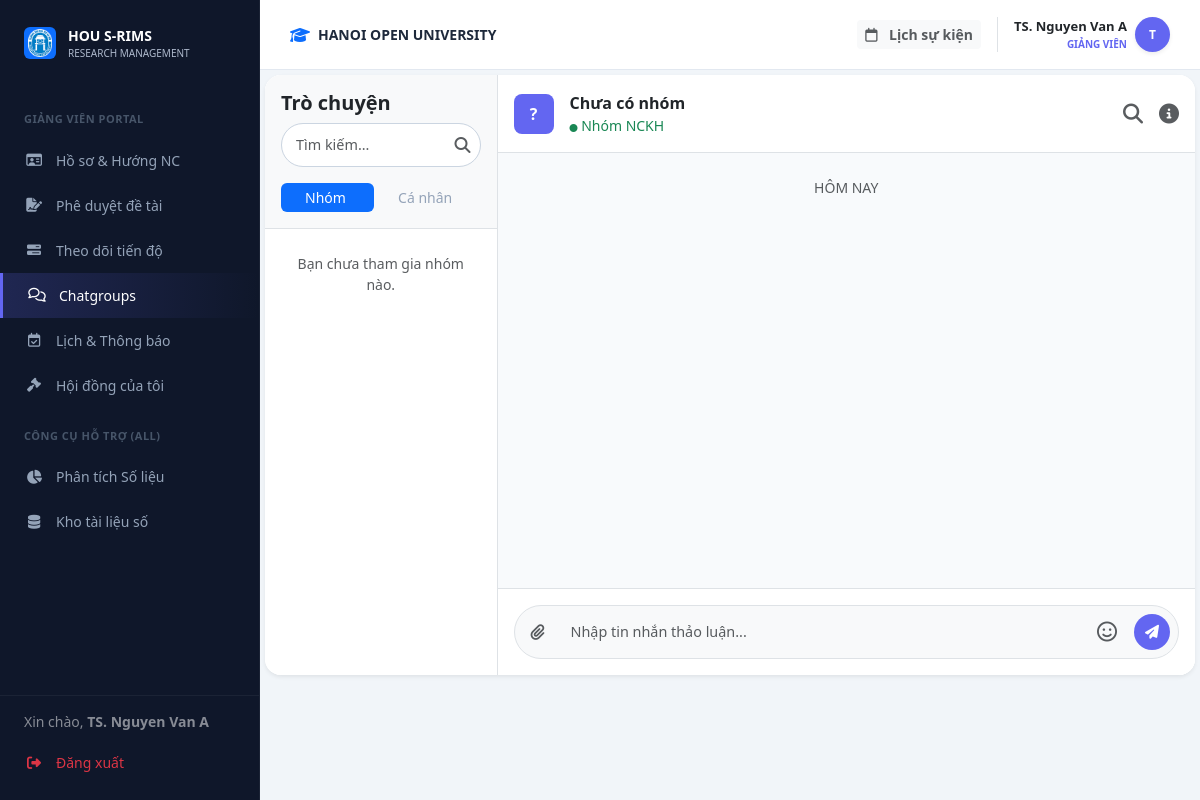
/lecturer/chat (signed in), run on the app's committed database.
### models.py (models this page shows)
class User(db.Model):
    __tablename__ = 'users'
    id = db.Column(db.Integer, primary_key=True)
    username = db.Column(db.String(50), unique=True, nullable=False)
    password_hash = db.Column(db.String(128), nullable=False)
    full_name = db.Column(db.String(100), nullable=False)
    email = db.Column(db.String(120), unique=True, nullable=False)
    phone = db.Column(db.String(20), nullable=True)
    bio = db.Column(db.Text, nullable=True)
    role = db.Column(db.String(20), nullable=False) # Admin, Lecturer, Student
    student_id = db.Column(db.String(20), nullable=True)   # MSSV for students
    faculty = db.Column(db.String(100), nullable=True)      # faculty / department
    topics_mentored = db.relationship('Topic', backref='mentor', lazy=True)
    group_memberships = db.relationship('GroupMember', backref='student', lazy=True)

### routes/lecturer_bp.py (the view)
@lecturer_bp.route('/chat')
def chat():
    user_id = session.get('user_id')
    my_topics = Topic.query.join(Batch).filter(Topic.mentor_id == user_id, Topic.status == 'approved', Batch.status == 'active').all()
    group_ids = [t.group_id for t in my_topics if t.group_id]
    my_groups = Group.query.filter(Group.id.in_(group_ids)).all() if group_ids else []
    target_id = request.args.get('target_id')
    target_user = None
    if target_id:
        target_user = User.query.get(target_id)
    return render_template('lecturer/chat.html', my_groups=my_groups, target_user=target_user)

### routes/lecturer_bp.py (called while the page is built)
@lecturer_bp.before_request
def require_lecturer():
    if session.get('role') != 'lecturer':
        return redirect(url_for('auth.login'))

@lecturer_bp.context_processor
def inject_common_data():
    user_id = session.get('user_id')
    current_user = User.query.get(user_id) if user_id else None
    current_year = session.get('academic_year', '2025-2026')
    active_batch = Batch.query.filter_by(academic_year=current_year, status='active').first()
    global_pending_topics_count = Topic.query.join(Batch).filter(Topic.mentor_id == user_id, Topic.status == 'pending', Batch.status == 'active').count() if user_id else 0
    global_my_groups_count = Topic.query.join(Batch).filter(Topic.mentor_id == user_id, Topic.status == 'approved', Topic.group_id.isnot(None), Batch.status == 'active').count() if user_id else 0
    return dict(current_user=current_user, current_time=datetime.utcnow(), active_batch=active_batch, global_pending_topics_count=global_pending_topics_count, global_my_groups_count=global_my_groups_count)

### templates/lecturer/chat.html (shortened to what this page needs)
{% extends "layouts/lecturer_layout.html" %}
{% block lecturer_content %}
<div id="view-l-chat" class="fade-in ">
                <div class="card border-0 shadow-sm rounded-4 overflow-hidden" style="height: 600px;">
                    <div class="row g-0 h-100">
                        <div class="col-md-3 border-end bg-white d-flex flex-column">
                            <div class="p-3 border-bottom bg-light">
                                <h5 class="mb-2 fw-bold">Trò chuyện</h5>
                                <div class="position-relative mb-3">
                                    <input type="text" id="user-search-input" class="form-control form-control-sm rounded-pill pe-4" placeholder="Tìm kiếm..." autocomplete="off">
                                    <i class="fa-solid fa-magnifying-glass position-absolute text-muted" style="top: 50%; right: 10px; transform: translateY(-50%);"></i>
                                </div>
                                <ul class="nav nav-pills nav-fill nav-sm" id="chat-tabs" role="tablist">
                                    <li class="nav-item" role="presentation">
                                        <button class="nav-link active py-1" id="groups-tab" data-bs-toggle="tab" data-bs-target="#groups-pane" type="button" role="tab">Nhóm</button>
                                    </li>
                                    <li class="nav-item" role="presentation">
                                        <button class="nav-link py-1" id="private-tab" data-bs-toggle="tab" data-bs-target="#private-pane" type="button" role="tab">Cá nhân</button>
                                    </li>
                                </ul>
                            </div>
                            <div class="tab-content flex-grow-1 overflow-hidden d-flex flex-column">
                                <div class="tab-pane fade show active flex-grow-1 overflow-auto" id="groups-pane" role="tabpanel">
                                    <div class="list-group list-group-flush">
                                    {% if my_groups %}
                                        {% for g in my_groups %}
                                        <a href="#" class="list-group-item list-group-item-action border-0 p-3 chat-group-item" data-group-id="{{ g.id }}" onclick="updateChatHeader('{{ g.name }}', {{ g.id }})">
                                            <div class="d-flex align-items-center gap-3">
                                                <div class="bg-primary text-white rounded-circle d-flex align-items-center justify-content-center flex-shrink-0" style="width: 40px; height: 40px; background-color: #6366f1 !important;"><i class="fa-solid fa-users"></i></div>
                                                <div class="overflow-hidden">
                                                    <div class="d-flex justify-content-between">
                                                        <span class="fw-bold text-dark text-truncate">{{ g.name }}</span>
                                                    </div>
                                                    <small class="text-muted text-truncate d-block">Nhóm ID: {{ g.id }}</small>
                                                </div>
                                            </div>
                                        </a>
                                        {% endfor %}
                                    {% else %}
                                        <div class="text-muted small text-center p-4">Bạn chưa tham gia nhóm nào.</div>
                                    {% endif %}
                                    </div>
                                </div>
                            </div>
                        </div>
                        <div id="main-chat-area" class="col-md-9 d-flex flex-column bg-white h-100 transition-all">
                            <div class="p-3 border-bottom d-flex justify-content-between align-items-center">
                                <div class="d-flex align-items-center gap-3">
                                    <div class="bg-primary text-white rounded-3 d-flex align-items-center justify-content-center fw-bold" id="chat-header-avatar" style="width: 40px; height: 40px; background-color: #6366f1 !important;">{{ my_groups[0].id if my_groups else '?' }}</div>
                                    <div><div class="fw-bold" id="chat-header-name">{{ my_groups[0].name if my_groups else 'Chưa có nhóm' }}</div><div class="small text-success"><i class="fa-solid fa-circle" style="font-size: 8px;"></i> Nhóm NCKH</div></div>
                                </div>
                                <div class="d-flex align-items-center gap-3 text-muted fs-5">
                                    <i class="fa-solid fa-magnifying-glass cursor-pointer" id="chat-search-btn" title="Tìm kiếm"></i>
                                    <i class="fa-solid fa-circle-info cursor-pointer" id="chat-info-btn" title="Thông tin hội thoại"></i>
                                </div>
                            </div>
                            <div id="chat-messages-container" class="flex-grow-1 p-4 chat-scroll" style="background-color: #f8fafc; overflow-y: auto;">
                                <div class="text-center small text-muted mb-4">HÔM NAY</div>
                            </div>
                            <div class="p-3 bg-white border-top">
                                <div class="input-group bg-light rounded-pill p-1 border">
                                    <button class="btn btn-link text-muted" onclick="document.getElementById('chat-file-input').click()"><i class="fa-solid fa-paperclip"></i></button>
                                    <input type="text" id="chat-input-field" class="form-control border-0 bg-transparent shadow-none" placeholder="Nhập tin nhắn thảo luận...">
                                    <div class="position-relative">
                                        <button class="btn btn-link text-muted fs-5" id="emoji-picker-btn" title="Gửi Emoji/Sticker"><i class="fa-regular fa-face-smile"></i></button>
                                    </div>
                                    <button id="chat-send-btn" class="btn btn-primary rounded-circle m-1 d-flex align-items-center justify-content-center" style="width: 36px; height: 36px; background-color: #6366f1; border: none;" onclick="sendChatMessage(activeChatId)"><i class="fa-solid fa-paper-plane text-white" style="font-size: 14px;"></i></button>
                                </div>
                            </div>
                        </div>
                    </div>
                </div>
        </div>
{% endblock %}

### templates/layouts/lecturer_layout.html (shortened to what this page needs)
{% extends "base.html" %}
{% block content %}
        <div class="top-bar">
            <div class="d-flex align-items-center gap-2">
                <i class="fa-solid fa-graduation-cap text-primary"></i>
                <span class="fw-bold text-uppercase small">HANOI OPEN UNIVERSITY</span>
            </div>
            <div class="d-flex align-items-center gap-3">
                <button class="btn btn-light border-0 btn-sm fw-bold text-muted" onclick="switchTab('l-calendar', document.querySelector('.sub-nav-item:last-child'))">
                    <i class="fa-regular fa-calendar me-2"></i> Lịch sự kiện
                </button>
                <div class="dropdown border-start ps-3">
                    <div class="d-flex align-items-center gap-2 cursor-pointer dropdown-toggle no-arrow" data-bs-toggle="dropdown">
                        <div class="text-end">
                            <div class="fw-bold text-dark" style="font-size: 13px;">
                                {{ current_user.full_name if current_user else 'Giảng Viên' }}
                            </div>
                            <div class="fw-bold text-uppercase" style="font-size: 10px; color: #6366f1 !important;">
                                GIẢNG VIÊN
                            </div>
                        </div>
                        <div class="rounded-circle text-white d-flex align-items-center justify-content-center fw-bold shadow-sm" style="width: 35px; height: 35px; font-size: 12px; background: #6366f1 !important;">
                            {{ current_user.full_name[0] | upper if current_user and current_user.full_name else 'G' }}
                        </div>
                    </div>
                </div>
            </div>
        </div>
    <div class="content-area">
<div class="content-body">
{% block lecturer_content %}{% endblock %}
</div>
</div>
                            {% set has_topic = false %}
{% endblock %}

### templates/components/sidebar.html (shortened to what this page needs)
<div class="sidebar">
    <div class="sidebar-logo">
        <div class="d-flex align-items-center justify-content-center bg-primary rounded p-1" style="width: 32px; height: 32px;">
            <img src="{{ url_for('static', filename='assets/images/logo.png') }}" alt="" style="max-width:100%;">
        </div>
        <div>
            <div class="fw-bold text-white" style="font-size: 14px;">HOU S-RIMS</div>
            <div style="font-size: 10px; color: #aeb9cc;">RESEARCH MANAGEMENT</div>
        </div>
    </div>
    <div class="sidebar-menu-wrapper" style="flex: 1; overflow-y: auto; padding-bottom: 100px;">
    {% if session.get('role') == 'lecturer' %}
    <div class="menu-category">GIẢNG VIÊN PORTAL</div>
    <a href="{{ url_for('lecturer.dashboard') }}" class="nav-link {{ 'active-purple' if request.endpoint == 'lecturer.dashboard' else '' }}">
        <i class="fa-regular fa-id-card"></i> Hồ sơ & Hướng NC
    </a>
    <a href="{{ url_for('lecturer.approve') }}" class="nav-link {{ 'active-purple' if request.endpoint == 'lecturer.approve' else '' }}">
        <i class="fa-solid fa-file-signature"></i> Phê duyệt đề tài
    </a>
    <a href="{{ url_for('lecturer.progress') }}" class="nav-link {{ 'active-purple' if request.endpoint == 'lecturer.progress' else '' }}">
        <i class="fa-solid fa-bars-progress"></i> Theo dõi tiến độ
    </a>
    <a href="{{ url_for('lecturer.chat') }}" class="nav-link {{ 'active-purple' if request.endpoint == 'lecturer.chat' else '' }}">
        <i class="fa-regular fa-comments"></i> Chatgroups
    </a>
    <a href="{{ url_for('lecturer.calendar') }}" class="nav-link {{ 'active-purple' if request.endpoint == 'lecturer.calendar' else '' }}">
        <i class="fa-regular fa-calendar-check"></i> Lịch & Thông báo
    </a>
    <a href="{{ url_for('lecturer.council') }}" class="nav-link {{ 'active-purple' if request.endpoint == 'lecturer.council' else '' }}">
        <i class="fa-solid fa-gavel"></i> Hội đồng của tôi
    </a>
    {% endif %}
    <div class="menu-category">CÔNG CỤ HỖ TRỢ (ALL)</div>
    <a href="{{ url_for('web.analysis_page') }}" class="nav-link {{ 'active-main' if request.endpoint == 'web.analysis_page' else '' }}">
        <i class="fa-solid fa-chart-pie"></i> Phân tích Số liệu
    </a>
    <a href="{{ url_for('web.repository_page') }}" class="nav-link {{ 'active-main' if request.endpoint == 'web.repository_page' else '' }}">
        <i class="fa-solid fa-database"></i> Kho tài liệu số
    </a>
    </div>
    <div class="sidebar-footer" style="position: absolute; bottom: 0; left: 0; right: 0; background: var(--sidebar-bg); border-top: 1px solid rgba(255,255,255,0.05); padding: 15px 0;">
        <div class="px-4 mb-2 text-white small opacity-50">
            Xin chào, <strong>{{ session.get('user_name', 'Khách') }}</strong>
        </div>
        <a href="{{ url_for('auth.logout') }}" class="nav-link text-danger">
            <i class="fa-solid fa-right-from-bracket"></i> Đăng xuất
        </a>
    </div>
</div>

### static/assets/css/style.css (style rules this page uses)
:root { --primary-blue: #2563eb; --primary-purple: #6366f1; --student-gradient: linear-gradient(135deg, #6366f1 0%, #8b5cf6 100%); --rank-a: #10b981; --rank-b: #3b82f6; --rank-c: #f59e0b; --rank-d: #94a3b8; --sidebar-bg: #0f172a; --sidebar-text: #94a3b8; --bg-body: #f1f5f9; --text-dark: #1e293b; --text-gray: #64748b; --border-color: #e2e8f0; }
* { box-sizing: border-box; }
body { background-color: var(--bg-body); font-family: 'Segoe UI', system-ui, -apple-system, sans-serif; color: var(--text-dark); overflow-x: hidden; margin: 0; }
a { text-decoration: none !important; }
.sidebar { background-color: var(--sidebar-bg); width: 260px; height: 100vh; position: fixed; top: 0; left: 0; z-index: 1000; padding-top: 25px; display: flex; flex-direction: column; border-right: 1px solid rgba(255,255,255,0.05); }
.sidebar-logo { padding: 0 24px 30px; display: flex; align-items: center; gap: 12px; }
.menu-category { font-size: 11px; text-transform: uppercase; color: #475569; padding: 0 24px; margin-bottom: 10px; margin-top: 20px; font-weight: 700; letter-spacing: 0.5px; }
.nav-link { color: var(--sidebar-text); padding: 12px 24px; display: flex; align-items: center; gap: 12px; font-size: 14px; font-weight: 500; transition: all 0.2s ease; }
.nav-link i { width: 20px; text-align: center; }
.nav-link.active-purple { background: linear-gradient(90deg, rgba(99, 102, 241, 0.2) 0%, transparent 100%); color: #fff; border-left: 3px solid var(--primary-purple); }
.top-bar { background: #fff; height: 70px; padding: 0 30px; display: flex; align-items: center; justify-content: space-between; border-bottom: 1px solid var(--border-color); position: sticky; top: 0; z-index: 900; }
.no-arrow::after { display: none !important; }
.content-area { padding: 5px; position: relative; }
.stat-card, .card { background: #fff; border-radius: 16px; border: 1px solid #f1f5f9; box-shadow: 0 4px 6px -1px rgba(0, 0, 0, 0.02); transition: transform 0.2s; }
.form-control, .form-select { padding: 10px 14px; border-radius: 8px; border: 1px solid #cbd5e1; font-size: 0.9rem; background-color: #fff; }
.cursor-pointer { cursor: pointer; }
.fade-in { animation: fadeIn 0.4s ease-out forwards; }
.sidebar-logo img { max-width: 100%; height: auto; max-height: 50px; object-fit: contain; }

### data on the page
User: get "TS. Nguyen Van A", full_name "TS. Nguyen Van A", full_name "T"

### other printed values
{{ my_groups[0].id if my_groups else '?' }} "?"
{{ my_groups[0].name if my_groups else 'Chưa có nhóm' }} "Chưa có nhóm"
